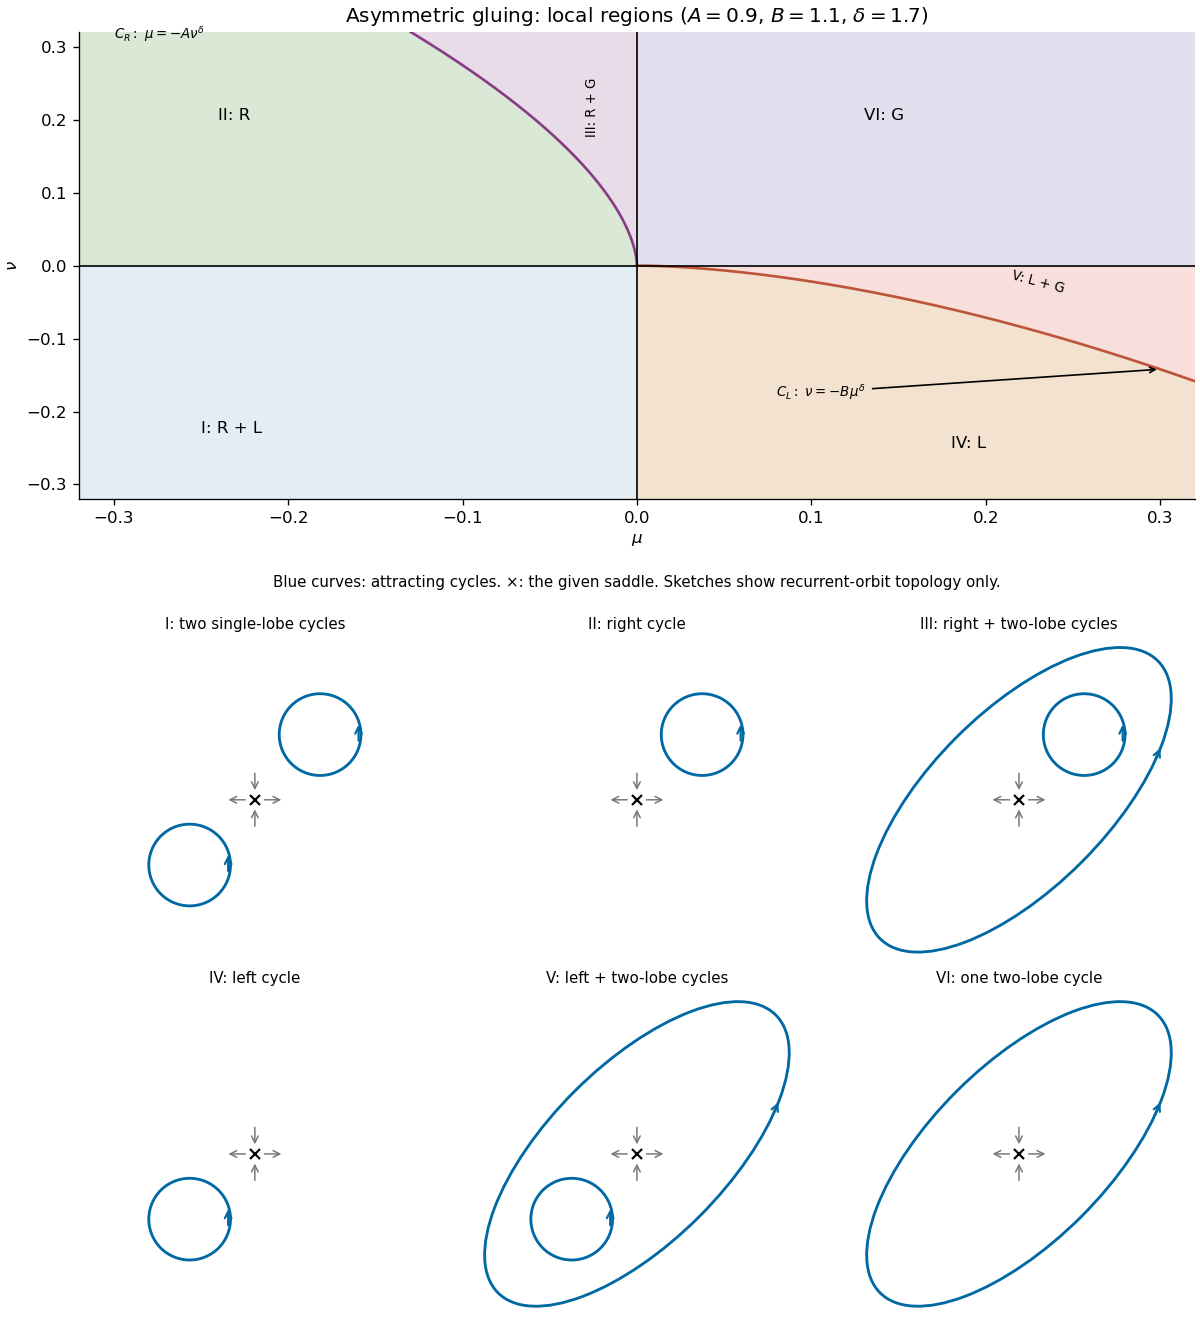

This chart was generated by the following Python code:
"""Original return-map region diagram and topological orbit sketches.
Interior equilibria are not specified by the question and are not invented.
Python 3.14/numpy/matplotlib; PNG basename output in caller CWD.
"""
import numpy as np
import matplotlib
matplotlib.use('Agg')
import matplotlib.pyplot as plt
from matplotlib.patches import Ellipse, Circle

blue='#0068a3'
def saddle(ax):
    ax.plot(0,0,'kx',ms=6,mew=1.3)
    for s in [-1,1]:
        ax.annotate('',xy=(s*.38,0),xytext=(s*.08,0),arrowprops={'arrowstyle':'->','lw':.9,'color':'#777777'})
        ax.annotate('',xy=(0,s*.08),xytext=(0,s*.38),arrowprops={'arrowstyle':'->','lw':.9,'color':'#777777'})

def cycles(ax,right=False,left=False,outer=False):
    saddle(ax)
    for s,present in [(1,right),(-1,left)]:
        if present:
            ax.add_patch(Circle((s*.83,s*.83),.52,fill=False,color=blue,lw=1.7))
            ax.annotate('',xy=(s*.83+.49,s*.83+.17),xytext=(s*.83+.49,s*.83-.12),arrowprops={'arrowstyle':'->','color':blue,'lw':1.3})
    if outer:
        ax.add_patch(Ellipse((0,0),5.,2.25,angle=45,fill=False,color=blue,lw=1.7))
        t1,t2=-.9,-.78
        p1=((2.5*np.cos(t1)-1.125*np.sin(t1))/np.sqrt(2),(2.5*np.cos(t1)+1.125*np.sin(t1))/np.sqrt(2))
        p2=((2.5*np.cos(t2)-1.125*np.sin(t2))/np.sqrt(2),(2.5*np.cos(t2)+1.125*np.sin(t2))/np.sqrt(2))
        ax.annotate('',xy=p2,xytext=p1,arrowprops={'arrowstyle':'->','color':blue,'lw':1.3})
    ax.set(xlim=(-2.05,2.05),ylim=(-2.05,2.05),aspect='equal')
    ax.axis('off')

fig=plt.figure(figsize=(10,11),constrained_layout=True)
grid=fig.add_gridspec(4,3,height_ratios=[1.45,.15,1,1])
ax=fig.add_subplot(grid[0,:])
mu=np.linspace(-.32,.32,450);nu=np.linspace(-.32,.32,450)
M,N=np.meshgrid(mu,nu);A=.9;B=1.1;delta=1.7
region=np.zeros_like(M)
region[(M<0)&(N<0)]=0
region[(M<0)&(N>0)&(M < -A*np.maximum(N,0)**delta)]=1
region[(M<0)&(N>0)&(M >= -A*np.maximum(N,0)**delta)]=2
region[(M>0)&(N<0)&(N < -B*np.maximum(M,0)**delta)]=3
region[(M>0)&(N<0)&(N >= -B*np.maximum(M,0)**delta)]=4
region[(M>0)&(N>0)]=5
ax.contourf(M,N,region,levels=np.arange(7)-.5,colors=['#e2edf5','#dae8d6','#e9dce9','#f3e2cf','#f8dfdb','#e2e0ef'])
z=np.linspace(0,.32,300)
ax.plot(-A*z**delta,z,color='#873c86',lw=1.6)
ax.plot(z,-B*z**delta,color='#bd553b',lw=1.6)
ax.axhline(0,color='black',lw=1);ax.axvline(0,color='black',lw=1)
ax.text(-.25,-.23,'I: R + L',fontsize=10)
ax.text(-.24,.20,'II: R',fontsize=10)
ax.text(-.026,.18,'III: R + G',fontsize=8,rotation=90,ha='center')
ax.text(.18,-.25,'IV: L',fontsize=10)
ax.text(.23,-.037,'V: L + G',fontsize=8,rotation=-15,ha='center')
ax.text(.13,.20,'VI: G',fontsize=10)
ax.annotate(r'$C_R:\ \mu=-A\nu^\delta$',(-A*.3**delta,.3),(-.3,.31),fontsize=8)
ax.annotate(r'$C_L:\ \nu=-B\mu^\delta$',(.30,-B*.30**delta),(.08,-.18),fontsize=8,arrowprops={'arrowstyle':'->'})
ax.set(xlabel=r'$\mu$',ylabel=r'$\nu$',title=r'Asymmetric gluing: local regions ($A=0.9$, $B=1.1$, $\delta=1.7$)')
ax.spines[['top','right']].set_visible(False)
label=fig.add_subplot(grid[1,:]);label.axis('off')
label.text(.5,.5,'Blue curves: attracting cycles. ×: the given saddle. Sketches show recurrent-orbit topology only.',ha='center',va='center',fontsize=9)
settings=[('I: two single-lobe cycles',True,True,False),('II: right cycle',True,False,False),('III: right + two-lobe cycles',True,False,True),('IV: left cycle',False,True,False),('V: left + two-lobe cycles',False,True,True),('VI: one two-lobe cycle',False,False,True)]
for j,(title,r,l,g) in enumerate(settings):
    ax=fig.add_subplot(grid[2+j//3,j%3]);cycles(ax,r,l,g);ax.set_title(title,fontsize=9)
fig.savefig('paper-59-gluing-regions.png',dpi=120,facecolor='white')
plt.close(fig)
